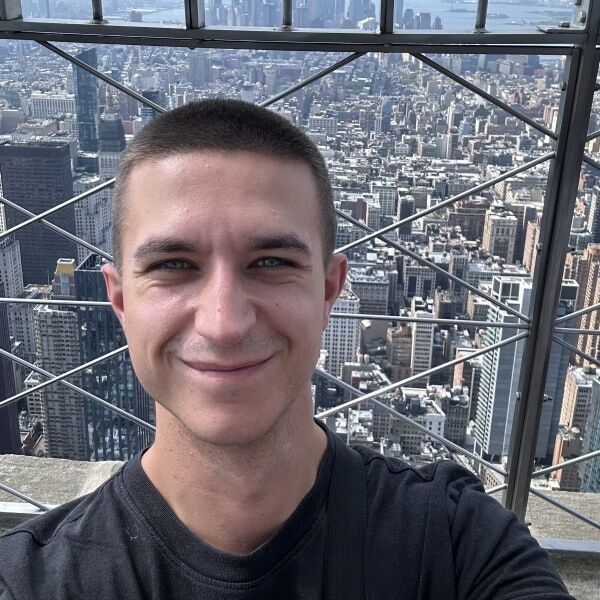
#> input picture input/charlie-test.jpeg, 600 x 600 px
$ python subject_builder.py --photo ../input/charlie-test.jpeg
#> lines starting #> are read from the running program, lines starting #| are printed output that depends on the picture
"""Structured subject description builder.

Builds a natural-language subject description from structured fields
(age, gender, hair, skin tone, etc.) for use in generation prompts.
Also includes auto-detection of skin tone from the source photo.
"""

from typing import Optional

import cv2
import numpy as np


# Valid options for each field
AGE_RANGES = ["toddler", "child", "teen", "adult"]
GENDERS = ["boy", "girl", "person"]
ETHNICITIES = ["", "Black", "White", "Asian", "South Asian", "Hispanic/Latino", "Middle Eastern", "Mixed"]
HAIR_COLORS = ["blonde", "brown", "black", "red", "gray", "white", "auburn", "strawberry blonde"]
HAIR_STYLES = ["short", "long", "curly", "straight", "ponytail", "braids", "buzzed", "wavy", "bun", "afro"]
SKIN_TONES = ["very light", "light", "medium", "olive", "brown", "dark brown"]


def build_subject_description(
    age_range: str = "child",
    gender: str = "person",
    ethnicity: str = "",
    hair_color: str = "",
    hair_style: str = "",
    skin_tone: str = "",
    extras: str = "",
) -> str:
    """Build a natural subject description from structured fields.

    Ethnicity and skin tone are critical for identity preservation —
    the AI model will alter these if not explicitly stated in the prompt.

    Args:
        age_range: One of AGE_RANGES (toddler/child/teen/adult).
        gender: One of GENDERS (boy/girl/person).
        ethnicity: Ethnicity (e.g., "Black", "Asian"). Important for identity.
        hair_color: Hair color (e.g., "blonde", "brown").
        hair_style: Hair style (e.g., "short", "curly", "afro").
        skin_tone: Skin tone description (e.g., "light", "dark brown").
        extras: Freetext additional features (e.g., "freckles, glasses").

    Returns:
        Natural language description like "a young Black boy with afro black hair,
        dark brown skin, freckles".
    """
    # Build base: "a young Black boy" or "a teen Asian girl"
    base = f"a {age_range}"
    if ethnicity:
        base += f" {ethnicity}"
    base += f" {gender}"
    parts = [base]

    # Skin tone — always include if available (critical for identity)
    if skin_tone:
        parts.append(f"{skin_tone} skin")

    # Hair description
    hair_parts = []
    if hair_style:
        hair_parts.append(hair_style)
    if hair_color:
        hair_parts.append(hair_color)
    if hair_parts:
        parts.append(f"{' '.join(hair_parts)} hair")

    # Extras
    if extras and extras.strip():
        parts.append(extras.strip())

    return ", ".join(parts)


def detect_skin_tone(image_path: str) -> Optional[str]:
    """Auto-detect skin tone from a photo using face detection + LAB color space.

    Uses OpenCV Haar cascade to find the face, samples forehead pixels,
    converts to LAB, and maps L channel to a skin tone label.

    Args:
        image_path: Path to the photo.

    Returns:
        Skin tone label (e.g., "light", "medium") or None if no face detected.
    """
#> called with image_path = '../input/charlie-test.jpeg'
    img = cv2.imread(image_path)
#> img is the input picture: shape (600, 600, 3); mean B, G, R 114.6, 105.8, 107
    if img is None:
        return None

    gray = cv2.cvtColor(img, cv2.COLOR_BGR2GRAY)
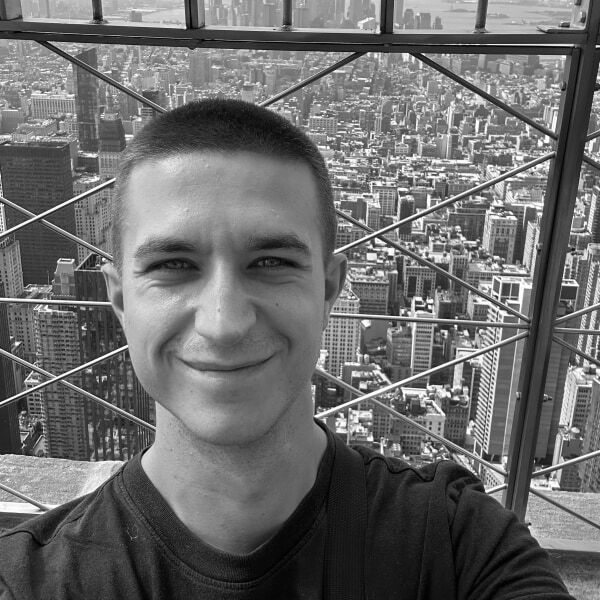
#> gray: shape (600, 600); min 1, max 255, mean 107.2

    # Load Haar cascade for face detection (ships with OpenCV)
    cascade_path = cv2.data.haarcascades + "haarcascade_frontalface_default.xml"
    face_cascade = cv2.CascadeClassifier(cascade_path)

    faces = face_cascade.detectMultiScale(gray, scaleFactor=1.1, minNeighbors=5, minSize=(60, 60))
#> faces = [[81, 156, 287, 287]]

    if len(faces) == 0:
        return None

    # Use the largest face
    x, y, w, h = max(faces, key=lambda f: f[2] * f[3])
#> x = 81; y = 156; w = 287; h = 287

    # Sample forehead region (top 30% of face, middle 60% width)
    # This avoids eyebrows, eyes, and facial hair
    forehead_y1 = y + int(h * 0.05)
#> forehead_y1 = 170
    forehead_y2 = y + int(h * 0.30)
#> forehead_y2 = 242
    forehead_x1 = x + int(w * 0.20)
#> forehead_x1 = 138
    forehead_x2 = x + int(w * 0.80)
#> forehead_x2 = 310

    # Clamp to image bounds
    forehead_y1 = max(0, forehead_y1)
    forehead_y2 = min(img.shape[0], forehead_y2)
    forehead_x1 = max(0, forehead_x1)
    forehead_x2 = min(img.shape[1], forehead_x2)

    forehead = img[forehead_y1:forehead_y2, forehead_x1:forehead_x2]
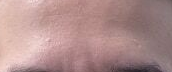
#> forehead: shape (72, 172, 3); mean B, G, R 140.6, 142.1, 175.3

    if forehead.size == 0:
        return None

    # Convert to LAB and get mean L value
    lab = cv2.cvtColor(forehead, cv2.COLOR_BGR2LAB)
#> lab: shape (72, 172, 3); mean of channels 0, 1, 2 157.7, 140.3, 133.5
    mean_l = float(np.mean(lab[:, :, 0]))
#> mean_l = 157.7

    # Map L value to skin tone label
    # LAB L channel: 0 (black) to 255 (white) in OpenCV's uint8 representation
    if mean_l >= 210:
        return "very light"
    elif mean_l >= 185:
        return "light"
    elif mean_l >= 160:
        return "medium"
    elif mean_l >= 135:
        return "olive"
    elif mean_l >= 105:
        return "brown"
    else:
        return "dark brown"


if __name__ == "__main__":
    import argparse

    parser = argparse.ArgumentParser(description="Build subject description or detect skin tone.")
    parser.add_argument("--photo", help="Photo for skin tone detection")
    parser.add_argument("--age", default="child", choices=AGE_RANGES)
    parser.add_argument("--gender", default="person", choices=GENDERS)
    parser.add_argument("--hair-color", default="")
    parser.add_argument("--hair-style", default="")
    parser.add_argument("--skin-tone", default="")
    parser.add_argument("--extras", default="")
    args = parser.parse_args()

    if args.photo:
        detected = detect_skin_tone(args.photo)
        print(f"Detected skin tone: {detected or 'could not detect'}")
        if detected and not args.skin_tone:
            args.skin_tone = detected

    desc = build_subject_description(
        age_range=args.age,
        gender=args.gender,
        hair_color=args.hair_color,
        hair_style=args.hair_style,
        skin_tone=args.skin_tone,
        extras=args.extras,
    )
    print(f"Subject description: {desc}")
